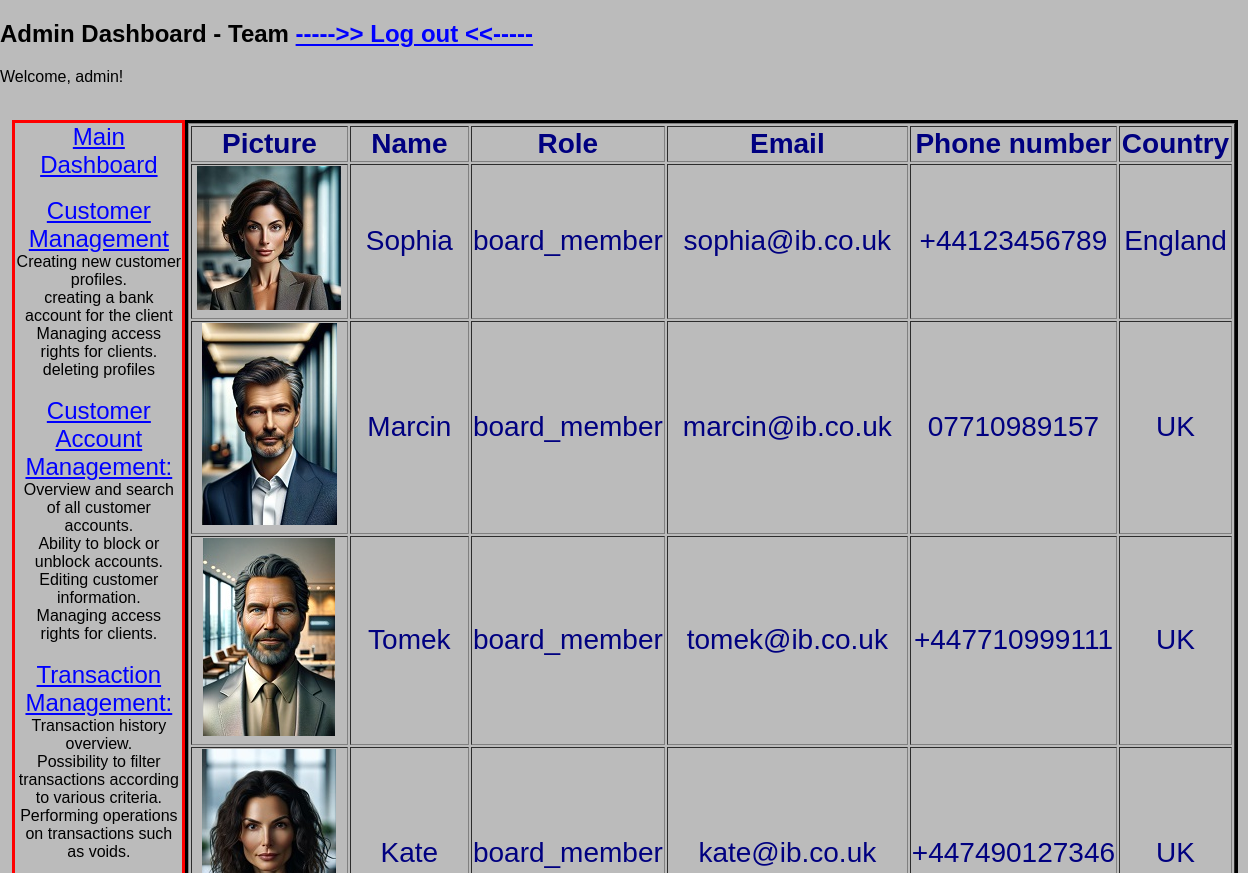
The page /team (signed in, upper part) on the database as committed earlier.
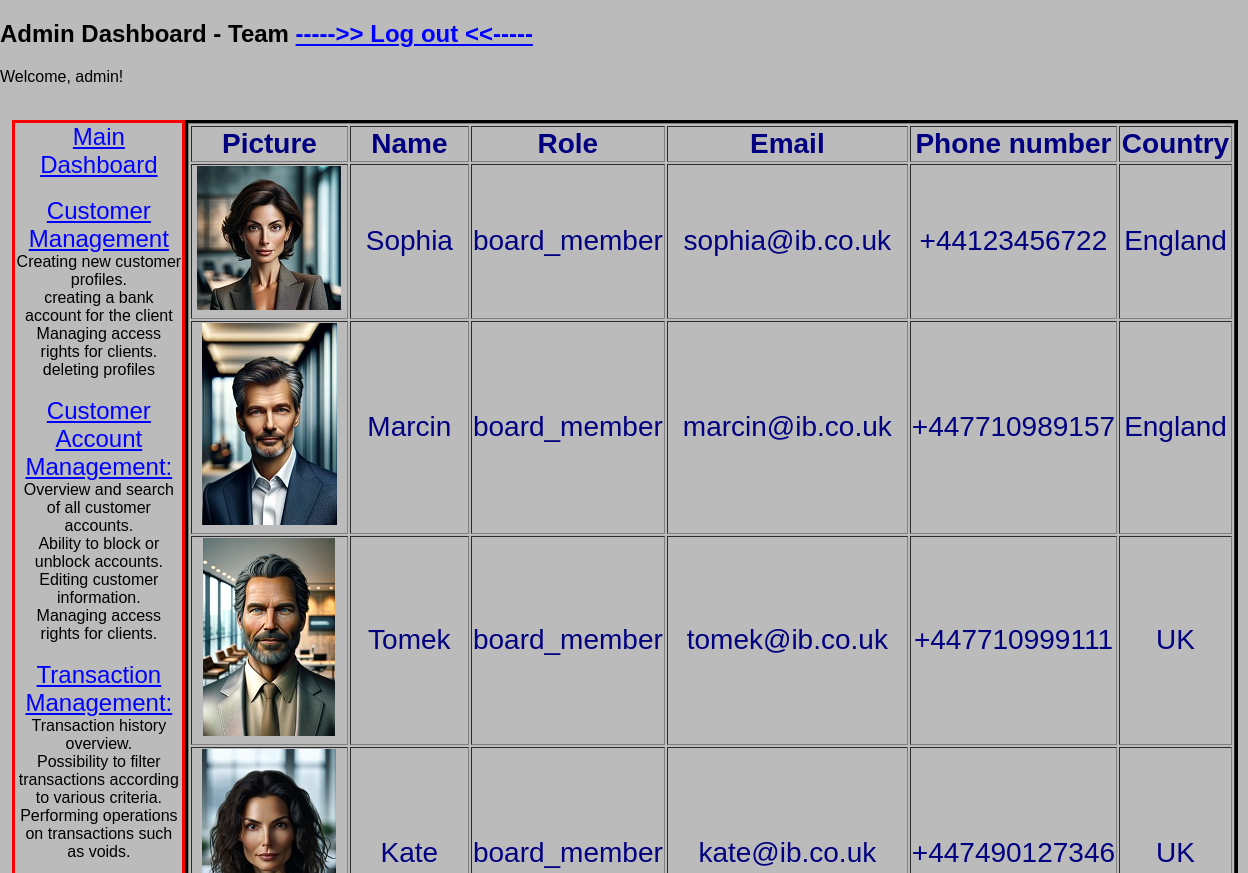
The same page on the database as committed later.
### models/models.py (models this page shows, shortened)
class Users(db.Model, UserMixin):
    id = db.Column(db.Integer, primary_key=True)
    username = db.Column(db.String(50), unique=True, nullable=False)
    password_hash = db.Column(db.String(128), nullable=False)
    role = db.Column(db.String(20), nullable=False, default='client')
    email = db.Column(db.String(120), unique=True, nullable=False)
    phone_number = db.Column(db.String(20), nullable = False)
    country = db.Column(db.String(50))
    transactions = db.relationship('Transaction', backref='user', lazy=True)

### app.py (the view)
@app.route('/team', methods=['GET', 'POST'])
@login_required
@admin_required
def team():
    all_users = Users.query.all()
    return render_template('team.html', all_users=all_users)

### app.py (called while the page is built)
@app.before_request
def initialize_database():
    db.create_all()
    session.permanent = True

@login_manager.user_loader
def load_user(user_id):
    return Users.query.get(int(user_id))

### routes/transfer.py (called while the page is built)
def admin_required(func):
    @wraps(func)
    def decorated_view(*args, **kwargs):
        if not current_user.is_authenticated or current_user.role != 'admin':
            logger.error(f"No access to the resource - {request.path}  '{current_user.username}' ")
            abort(403)
        return func(*args, **kwargs)
    return decorated_view

### templates/team.html (shortened to what this page needs)
{% extends 'base_admin.html' %}
{% block subtitle %} - Team{% endblock %}
{% block content %}
<div class="container3">
    <table border="1" class="large-font-table">
        <thead>
        <tr>
            <th>Picture</th>
            <th>Name</th>
            <th>Role</th>
            <th>Email</th>
            <th>Phone number</th>
            <th>Country</th>
        </tr>
        </thead>
        <tbody>
        {% for user in all_users %}
            {% if user.role in ('board_member', 'management', 'bank_emploee'): %}
                <tr>
                    <td><img src="static/{{ user.username }}.jpg" alt="Obraz użytkownika"></td>
                    <td>{{ user.username }}</td>
                    <td>{{ user.role }}</td>
                    <td>{{ user.email }}</td>
                    <td>{{ user.phone_number }}</td>
                    <td>{{ user.country }}</td>
            {% endif %}
                </tr>
        {% endfor %}
        </tbody>
    </table>
</div>
{% endblock %}

Rows that differ between the two databases and show on the page:
changed Users "Sophia": phone_number "+44123456789" → "+44123456722"
changed Users "Marcin": phone_number "07710989157" → "+447710989157"; country "UK" → "England"
